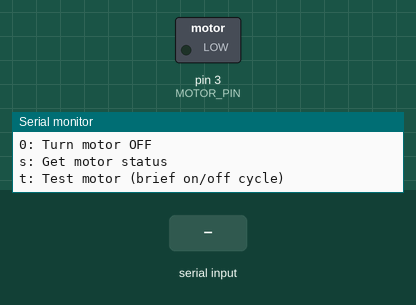
A sketch run on a simulated Arduino Uno, built with avr-gcc and run on an emulated ATmega328P. Shown: switched loads named in the sketch (green lamp = pin HIGH), the last lines printed to the serial monitor. Inputs (shaded band) come from the test bench.

Above: at 1.2 s.
1.3 s: "1" received over Serial
At 1.6 s:
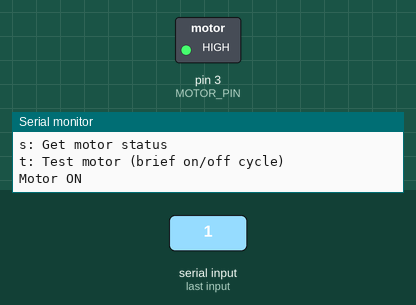
2.8 s: "0" received over Serial
At 3.9 s:
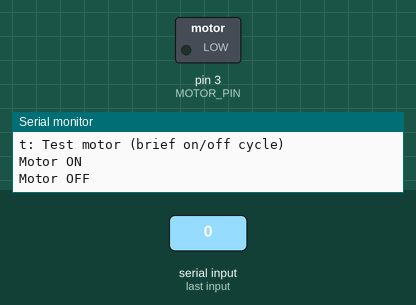
Timing chart, 0 to 5.8 s (numbered marks = the images above; inputs shaded):
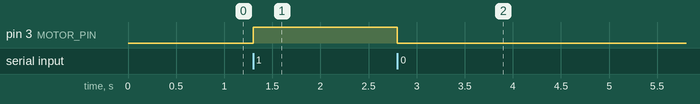

The sketch:

motor_control.ino
```cpp
#include <SoftwareSerial.h>

// Pin definitions
#define MOTOR_PIN 3 // Pin to control motor relay/transistor

// Global variables
bool motorState = false;

void setup() {
  // Initialize serial communications
  Serial.begin(9600);

  // Initialize motor control pin
  pinMode(MOTOR_PIN, OUTPUT);
  digitalWrite(MOTOR_PIN, LOW); // Start with motor OFF

  Serial.println("Motor Control System");
  Serial.println("System Ready!");
  Serial.println("Commands:");
  Serial.println("1: Turn motor ON");
  Serial.println("0: Turn motor OFF");
  Serial.println("s: Get motor status");
  Serial.println("t: Test motor (brief on/off cycle)");
}

void loop() {
  // Check for commands from Serial Monitor
  if (Serial.available()) {
    char command = Serial.read();
    processSerialCommand(command);
  }
}

void processSerialCommand(char command) {
  switch (command) {
    case '1':
      controlMotor(true);
      break;

    case '0':
      controlMotor(false);
      break;

    case 's':
      Serial.println("Motor is " + String(motorState ? "ON" : "OFF"));
      break;

    case 't':
      testMotor();
      break;

    default:
      // Ignore other characters (like newlines)
      break;
  }
}

void controlMotor(bool state) {
  motorState = state;
  digitalWrite(MOTOR_PIN, state ? HIGH : LOW);
  Serial.println(state ? "Motor ON" : "Motor OFF");
}

void testMotor() {
  Serial.println("Testing motor...");

  // Turn on
  digitalWrite(MOTOR_PIN, HIGH);
  Serial.println("Motor ON");
  delay(2000);

  // Turn off
  digitalWrite(MOTOR_PIN, LOW);
  Serial.println("Motor OFF");

  // Reset state variable to match final state
  motorState = false;

  Serial.println("Motor test complete");
}
```

Measured:
- after the input at 1.3 s, pin 3 (MOTOR_PIN): LOW → HIGH at once
- after the input at 2.8 s, pin 3 (MOTOR_PIN): HIGH → LOW at once
